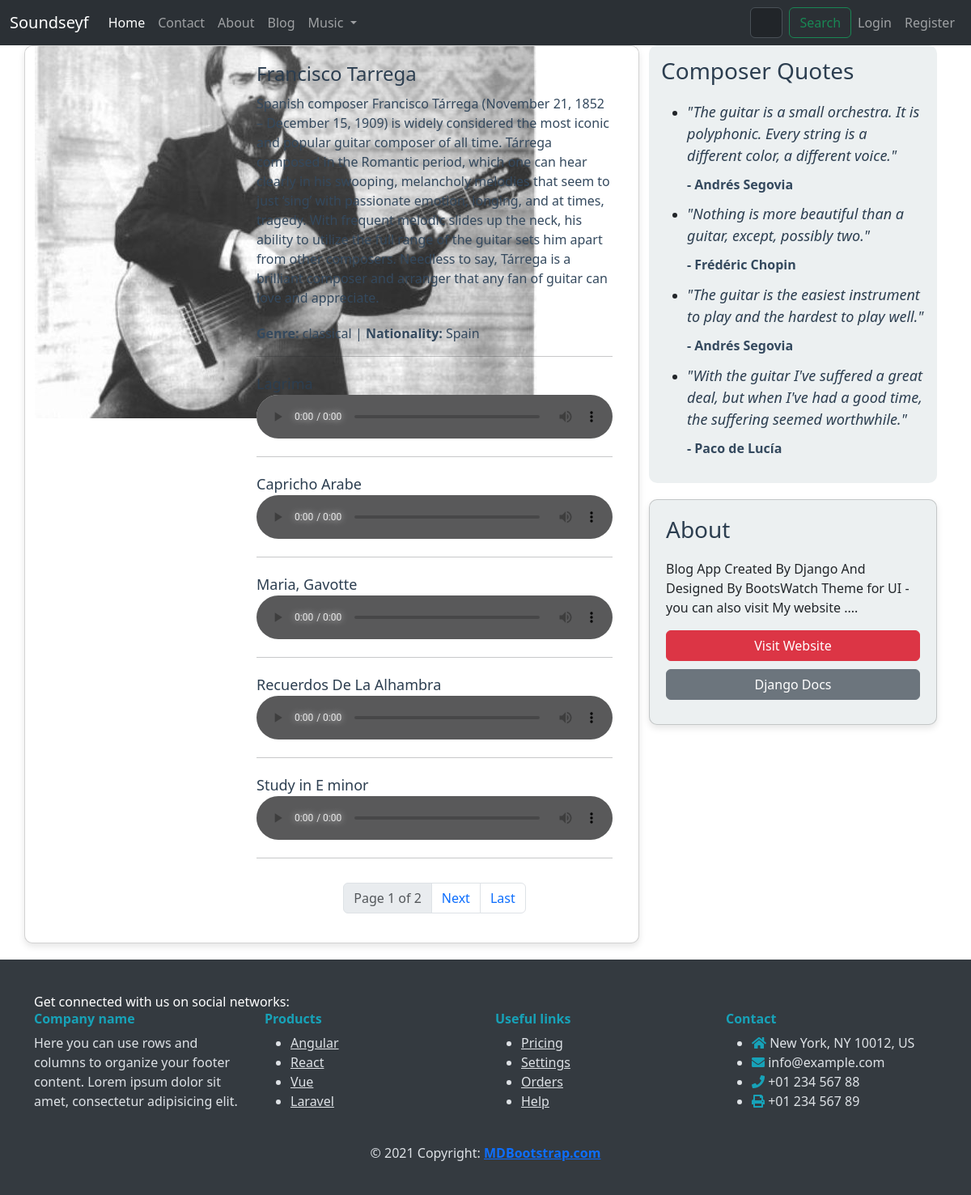
The app's page /music/pieces/1 with its own data.
### music/models.py (models this page shows, shortened)
class Composer(models.Model):
    name = models.CharField(max_length=255,null=True,blank=True)
    biography = models.TextField(null=True, blank=True)
    image = models.ImageField(upload_to="Composers/" , default="default.jpg")
    genre = models.CharField(max_length=255,null=True,blank=True)
    nationality = models.CharField(blank=True,null=True,max_length=255)

class MasterPiece(models.Model):
    composer = models.ForeignKey(Composer , on_delete=models.CASCADE,null=True)
    song_id = models.AutoField(primary_key=True)
    name = models.CharField(max_length=255)
    tags = TaggableManager()
    song = models.FileField(upload_to="songs/")

### music/views.py (the view)
# urls.py: path('pieces/<int:cid>' , ComposerPieces , name="pieces"),
def ComposerPieces(request,cid):
    all_composers = Composer.objects.all()
    current_composer = get_object_or_404(all_composers , pk = cid)
    pieces = MasterPiece.objects.filter(composer = cid)
    p = Paginator(pieces,5)
    try:
        page_number = request.GET.get('page')
        pieces = p.get_page(page_number)
    except EmptyPage:
        pieces = pieces.get_page(1)
    except PageNotAnInteger:
        pieces = pieces.get_page(1)
    context = {"composer" : current_composer , "pieces" : pieces }
    return render (request,'music/masterpieces.html',context)

### templates/music/masterpieces.html (shortened to what this page needs)
{% extends 'base.html' %}
{% load static %}
{% load thumbnail %}
{% block content %}
<div class="container">
  <div class="row">
    <div class="col-md-8 card">
      <div class="row g-0">
        <div class="col-md-4">
          <div class="composer-image">
            {% thumbnail composer.image "300x300" crop="center" as im %}
            <img src="{{ im.url }}" alt="{{ composer.name }}">
            {% endthumbnail %}
          </div>
        </div>
        <div class="col-md-8 composer-details" style="padding-left: 4%;">
          <a style="text-decoration: none;" href="{% url 'music:pieces' cid=composer.id %}"><h2 class="composer-name">{{ composer.name }}</h2></a>
          <p class="composer-bio">{{ composer.biography }}</p>
          <p class="genre-nationality"><strong>Genre:</strong> {{ composer.genre }} | <strong>Nationality:</strong> {{ composer.nationality }}</p>
          <hr>
          {% for piece in pieces %}
          <div class="piece-name">{{ piece.name }}</div>
          <div class="audio-player">
            <audio controls>
              <source src="/media/{{ piece.song }}" type="audio/mp3">
            </audio>
          </div>
          <hr>
          {% endfor %}
          <nav aria-label="Pagination">
            <ul class="pagination justify-content-center">
              <li class="page-item disabled">
                <a class="page-link" href="#">Page {{ pieces.number }} of {{ pieces.paginator.num_pages }}</a>
              </li>
              {% if pieces.has_next %}
              <li class="page-item">
                <a class="page-link" href="?page={{ pieces.next_page_number }}">Next</a>
              </li>
              <li class="page-item">
                <a class="page-link" href="?page={{ pieces.paginator.num_pages }}">Last</a>
              </li>
              {% endif %}
            </ul>
          </nav>
        </div>
      </div>
    </div>
    <div class="col-md-4">
      <div class="quote-card">
        <h3 class="sidebar-title">Composer Quotes</h3>
        <ul class="quote-list">
          <li>
            <div class="quote-text">"The guitar is a small orchestra. It is polyphonic. Every string is a different color, a different voice."</div>
            <div class="quote-author">- Andrés Segovia</div>
          </li>
          <li style="padding-top: 4%;">
            <div class="quote-text">"Nothing is more beautiful than a guitar, except, possibly two."</div>
            <div class="quote-author">- Frédéric Chopin</div>
          </li>
          <li style="padding-top: 4%;">
            <div class="quote-text">"The guitar is the easiest instrument to play and the hardest to play well."</div>
            <div class="quote-author">- Andrés Segovia</div>
          </li>
          <li style="padding-top: 4%;">
            <div class="quote-text">"With the guitar I've suffered a great deal, but when I've had a good time, the suffering seemed worthwhile."</div>
            <div class="quote-author">- Paco de Lucía</div>
          </li>
        </ul>
      </div>
      <div class="card sidebar-card" style="background-color: #ecf0f1;">
        <h3 class="sidebar-title">About</h3>
        <p class="card-text">Blog App Created By Django And Designed By BootsWatch Theme for UI - you can also visit My website ....</p>
        <a href="https://bekbrace.com" class="sidebar-link btn btn-danger">Visit Website</a>
        <a href="https://docs.djangoproject.com/en/3.1" class="sidebar-link btn btn-secondary">Django Docs</a>
      </div>
    </div>
  </div>
</div>
{% endblock %}

### templates/music/masterpieces.html (style rules this page uses)
.card { box-shadow: 0 4px 8px rgba(0, 0, 0, 0.1); border-radius: 10px; margin-bottom: 20px; }
.composer-image { border-radius: 10px 0 0 10px; max-height: 300px; object-fit: cover; }
.composer-details { padding: 20px; }
.composer-name { font-size: 24px; color: #2c3e50; margin-bottom: 10px; }
.composer-bio { color: #34495e; margin-bottom: 20px; }
.genre-nationality { color: #34495e; margin-bottom: 10px; }
.piece-name { margin-top: 20px; font-size: 18px; color: #2c3e50; }
.pagination { justify-content: center; margin-top: 30px; }
.quote-card { background-color: #ecf0f1; border-radius: 10px; margin-bottom: 20px; padding: 15px; }
.quote-text { font-size: 18px; font-style: italic; color: #2c3e50; }
.quote-author { margin-top: 10px; font-weight: bold; color: #34495e; }
.sidebar-card { padding: 20px; }
.sidebar-title { color: #2c3e50; margin-bottom: 20px; }
.sidebar-link { color: #fff; margin-bottom: 10px; display: block; }
.audio-player { width: 100%; }
.audio-player audio { width: 100%; }

### records on screen
Composer: name "Francisco Tarrega", biography "Spanish composer Francisco Tárrega (November 21, 1852 – December 15, 1909) is widely considered the most iconic and popular guitar composer of all time. Tárrega composed in the Romantic period, which one can hear clearly in his swooping, melancholy melodies that seem to just ‘sing’ with passionate emotion, longing, and at times, tragedy. With frequent melodic slides up the neck, his ability to utilize the full range of the guitar sets him apart from other composers. Needless to say, Tárrega is a brilliant composer and arranger that any fan of guitar can love and appreciate.", genre "classical", nationality "Spain"
MasterPiece: name "Lagrima"
MasterPiece: name "Capricho Arabe"
MasterPiece: name "Maria, Gavotte"
MasterPiece: name "Recuerdos De La Alhambra"
MasterPiece: name "Study in E minor"

### other values on screen
{{ pieces.number }} "1"
{{ pieces.paginator.num_pages }} "2"
